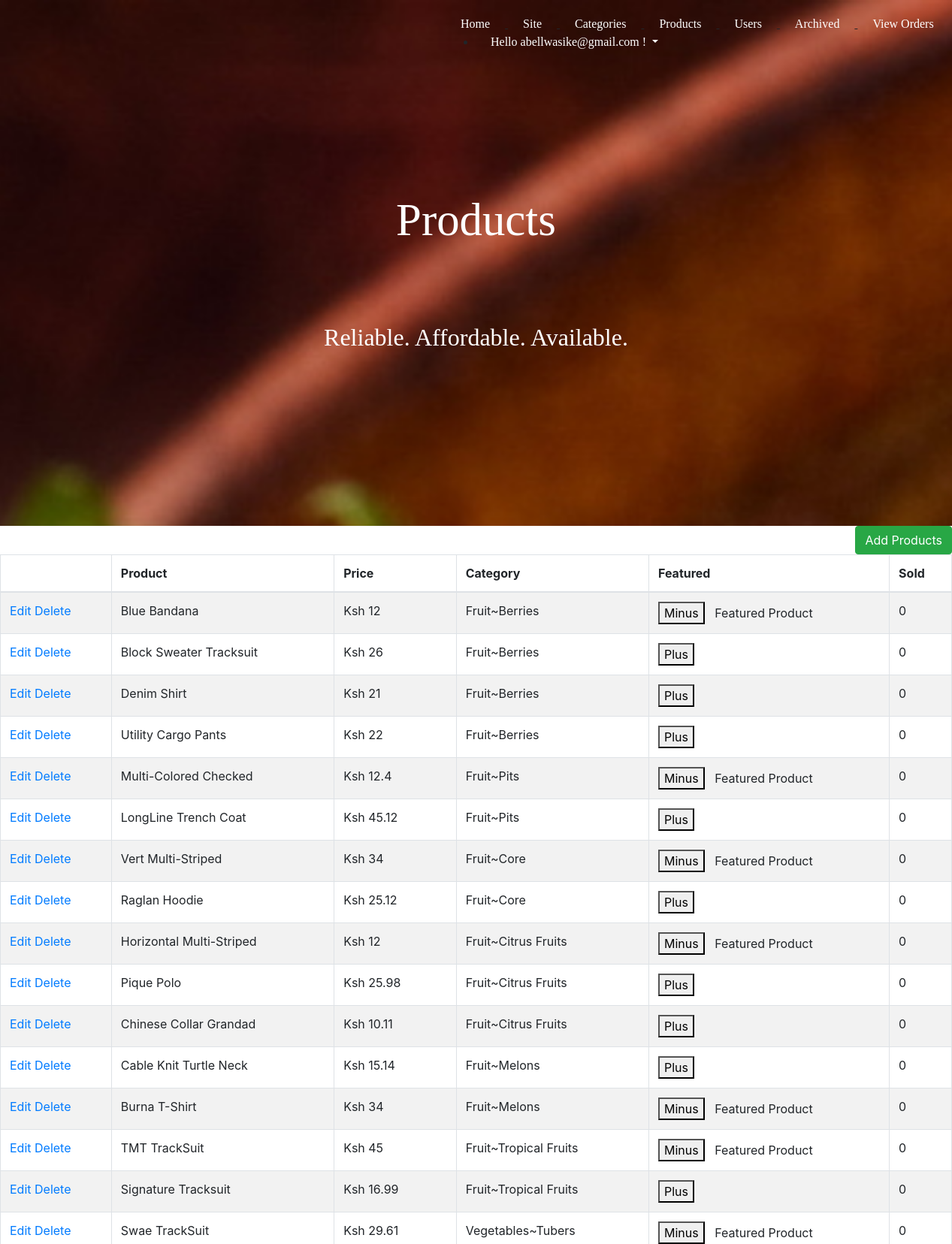
/admin/products.php (signed in, upper part), run on the app's committed database.
### tables this page shows
CREATE TABLE `products` (
  `Productid` int(11) NOT NULL,
  `Category` int(11) DEFAULT NULL,
  `Name` varchar(50) DEFAULT NULL,
  `UnitPrice` float DEFAULT NULL,
  `Image` varchar(250) DEFAULT NULL,
  `date_added` datetime NOT NULL,
  `Deleted` int(11) DEFAULT NULL,
  `Featured` int(11) DEFAULT NULL
);

### admin/products.php (the view, shortened to what this page needs)
<?php
require_once '../includes/init.php';
  ?>
<?php
$sql = "SELECT * FROM Products WHERE Deleted = 0";
$presults = $db->query($sql);
?>
<!DOCTYPE html>
<html lang="en">
  <head>
      <link rel="stylesheet" href="https://maxcdn.bootstrapcdn.com/bootstrap/4.0.0-alpha.6/css/bootstrap.min.css">
  </head>
<body>
  <div class="start">
  <div class="topnav">
<a href="admin.php">Home</a>
<a href="../index.php">Site</a>
<a href="categories.php">Categories</a>
<a href="products.php">Products</a>
<a href="users.php">Users</a>
<a href="archived.php">Archived</a>
<a href="vieworders.php">View Orders</a>
<ul>
<li class="dropdown">
  <a href="#" class="dropdown-toggle" data-toggle="dropdown">Hello <?php echo $_SESSION['UserID']; ?> !
  </a>
</li>
</ul>
</div>
<div class="title text-center">
<h1 style="font-size:3.8em;color:white;">Products</h1>
</div>
<div class="title1 text-center">
<h2>Reliable. Affordable. Available.</h2>
</div>
  </div>
  <a href="products.php?add=1" class="btn btn-success" style="float:right;">Add Products</a>
<table class="table table-bordered table-condensed table-striped">
<thead>
  <th></th>
  <th>Product</th>
  <th>Price</th>
  <th>Category</th>
  <th>Featured</th>
  <th>Sold</th>
</thead>
<tbody>
  <?php while($product = mysqli_fetch_assoc($presults)):
     $childID = $product['Category'];
     $catsql = "SELECT * FROM Category WHERE Categoryid = '$childID'";
     $result = $db->query($catsql);
     $child = mysqli_fetch_assoc($result);
     $parentID = $child['Parent'];
     $parentsql = "SELECT * FROM Category WHERE Categoryid = '$parentID'";
     $presult = $db->query($parentsql);
     $parent = mysqli_fetch_assoc($presult);
     $category = $parent['Name'].'~'.$child['Name'];
   ?>
   <tr>
     <td>
       <a href="products.php?edit=<?php echo $product['Productid'];?>">Edit</a>
       <a href="products.php?delete=<?php echo $product['Productid'];?>">Delete</a>
     </td>
     <td>
       <?php echo $product['Name']; ?>
     </td>
     <td>
       <?php echo 'Ksh '.($product['UnitPrice']); ?>
     </td>
     <td><?php echo $category; ?></td>
     <td>
       <a href="products.php?featured=<?php echo(($product['Featured']== 0)?'1':'0'); ?>&productid=<?php echo$product['Productid'];?>">
        <button><?php echo(($product['Featured']== 1)?'Minus':'Plus'); ?></button>
       </a> &nbsp <?php echo(($product['Featured']== 1)?'Featured Product':''); ?>
     </td>
     <td>0</td>
   </tr>
  <?php endwhile; ?>
</tbody>
</table>
 </body>
  </html>

### admin/products.php (style rules this page uses)
.start { background-image:url("/copy/fruit1.jpg"); min-width: 100%; height:700px; background-attachment: fixed; background-position: center; background-repeat: no-repeat; background-size: cover; font-family: 'Handlee', cursive; }
.topnav { padding-top:20px; padding-left: 593px; padding-right:0px; display:inline-block; text-decoration: underline; }
.topnav a { color:white; margin:0px 20px; font-size:1.0em; text-decoration: none; display:inline-block; position:relative; }
.topnav a:before { content: ""; position: absolute; width: 100%; height: 2px; bottom: 0; left: 0; background-color: white; visibility: hidden; -webkit-transform: scaleX(0); transform: scaleX(0); -webkit-transition: all 0.3s ease-in-out 0s; transition: all 0.3s ease-in-out 0s; }
.title { padding:173px 457px; min-width:46%; height:50px; text-align:center; }
.title1 { padding:0px 400px; color:white; text-align:center; }

### data on the page
products: Name "Blue Bandana", UnitPrice "12", category "Fruit~Berries", Featured "Minus"
products: Name "Block Sweater Tracksuit", UnitPrice "26", category "Fruit~Berries", Featured "Plus"
products: Name "Denim Shirt", UnitPrice "21", category "Fruit~Berries", Featured "Plus"
products: Name "Utility Cargo Pants", UnitPrice "22", category "Fruit~Berries", Featured "Plus"
products: Name "Multi-Colored Checked", UnitPrice "12.4", category "Fruit~Pits", Featured "Minus"
products: Name "LongLine Trench Coat", UnitPrice "45.12", category "Fruit~Pits", Featured "Plus"
products: Name "Vert Multi-Striped", UnitPrice "34", category "Fruit~Core", Featured "Minus"
products: Name "Raglan Hoodie", UnitPrice "25.12", category "Fruit~Core", Featured "Plus"
products: Name "Horizontal Multi-Striped", UnitPrice "12", category "Fruit~Citrus Fruits", Featured "Minus"
products: Name "Pique Polo", UnitPrice "25.98", category "Fruit~Citrus Fruits", Featured "Plus"
products: Name "Chinese Collar Grandad", UnitPrice "10.11", category "Fruit~Citrus Fruits", Featured "Plus"
products: Name "Cable Knit Turtle Neck", UnitPrice "15.14", category "Fruit~Melons", Featured "Plus"
products: Name "Burna T-Shirt", UnitPrice "34", category "Fruit~Melons", Featured "Minus"
products: Name "TMT TrackSuit", UnitPrice "45", category "Fruit~Tropical Fruits", Featured "Minus"
products: Name "Signature Tracksuit", UnitPrice "16.99", category "Fruit~Tropical Fruits", Featured "Plus"
products: Name "Swae TrackSuit", UnitPrice "29.61", category "Vegetables~Tubers", Featured "Minus"

### other printed values
$_SESSION['UserID'] "abellwasike@gmail.com"
